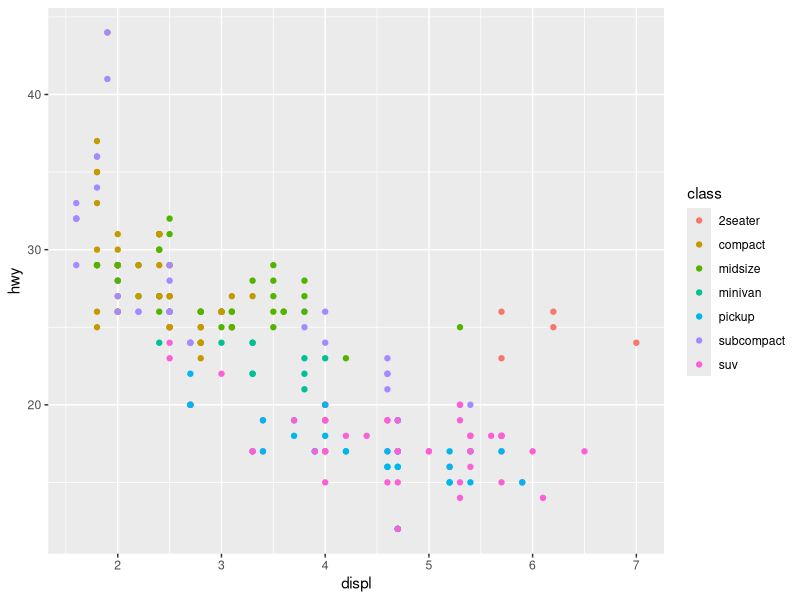
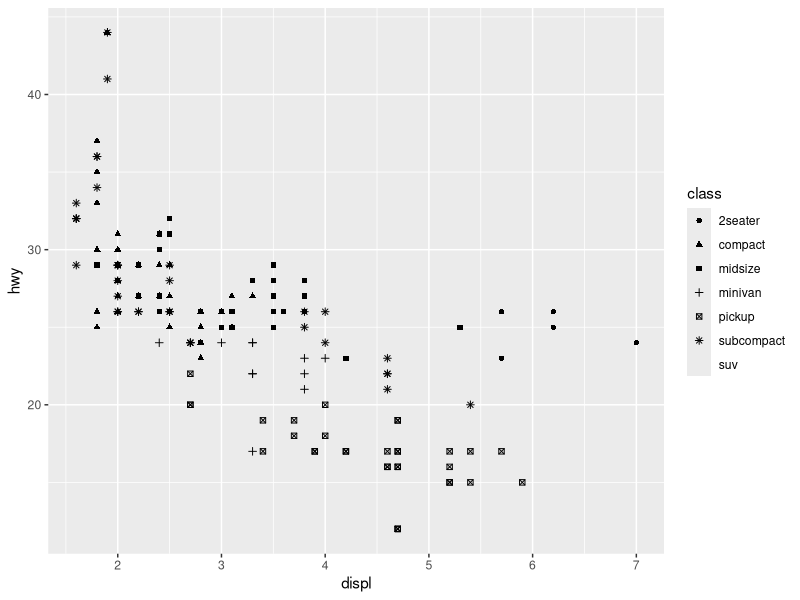
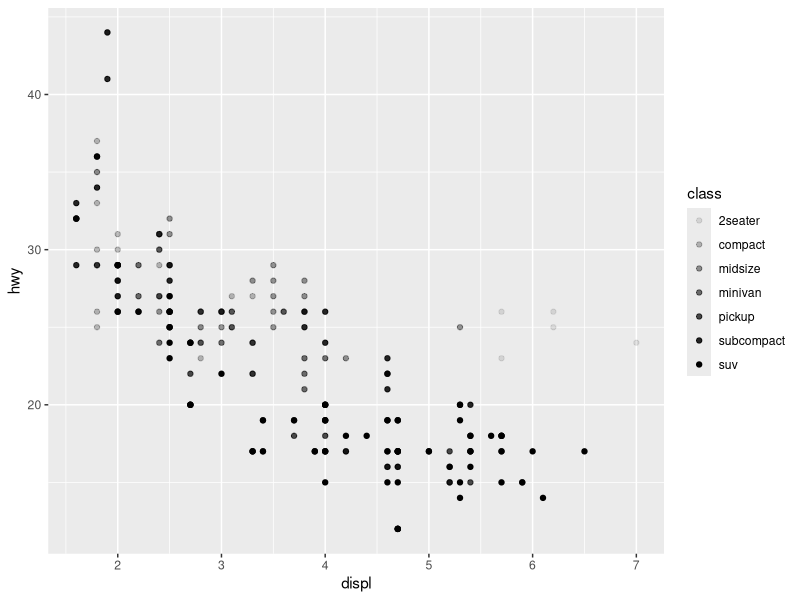
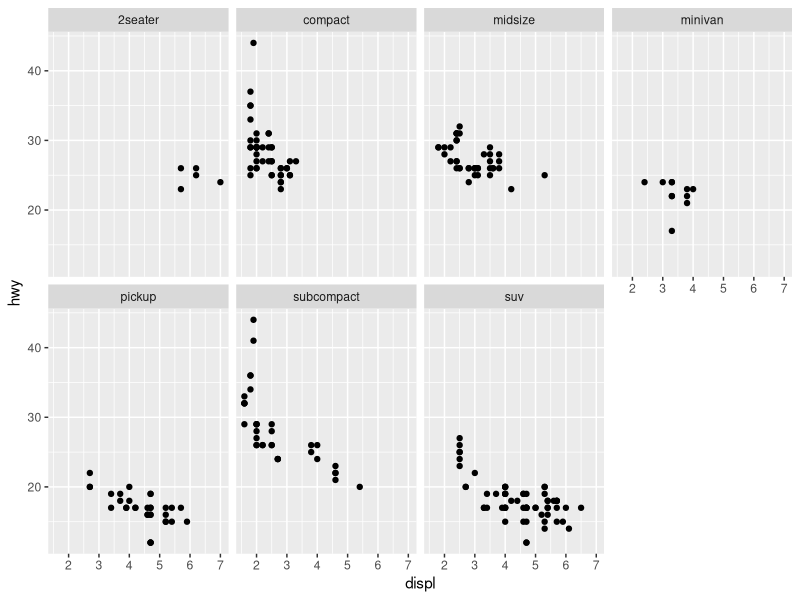
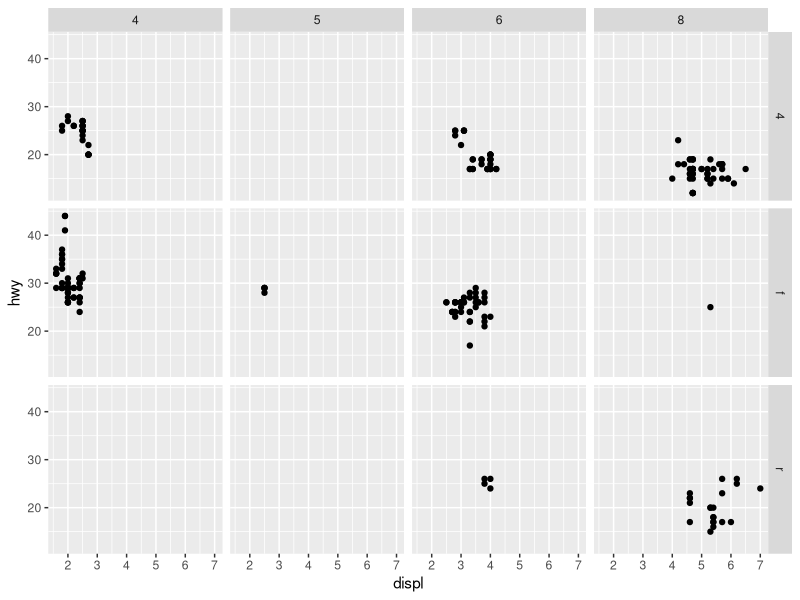

Generate these figures, in order, with R:
## ---- chunk 1
knitr::opts_chunk$set(echo = TRUE)
## ---- chunk 2
library(tidyverse)
## ---- chunk 3
ggplot(mpg) + geom_point(aes(displ,hwy,color = class))
ggplot(mpg) + geom_point(aes(displ,hwy,shape = class))
ggplot(mpg) + geom_point(aes(displ,hwy,alpha = class))
## ---- chunk 4
ggplot(mpg) + geom_point(aes(displ,hwy)) + facet_wrap(~ class, nrow = 2)
ggplot(mpg) + geom_point(aes(displ,hwy)) + facet_grid(drv ~ cyl)

